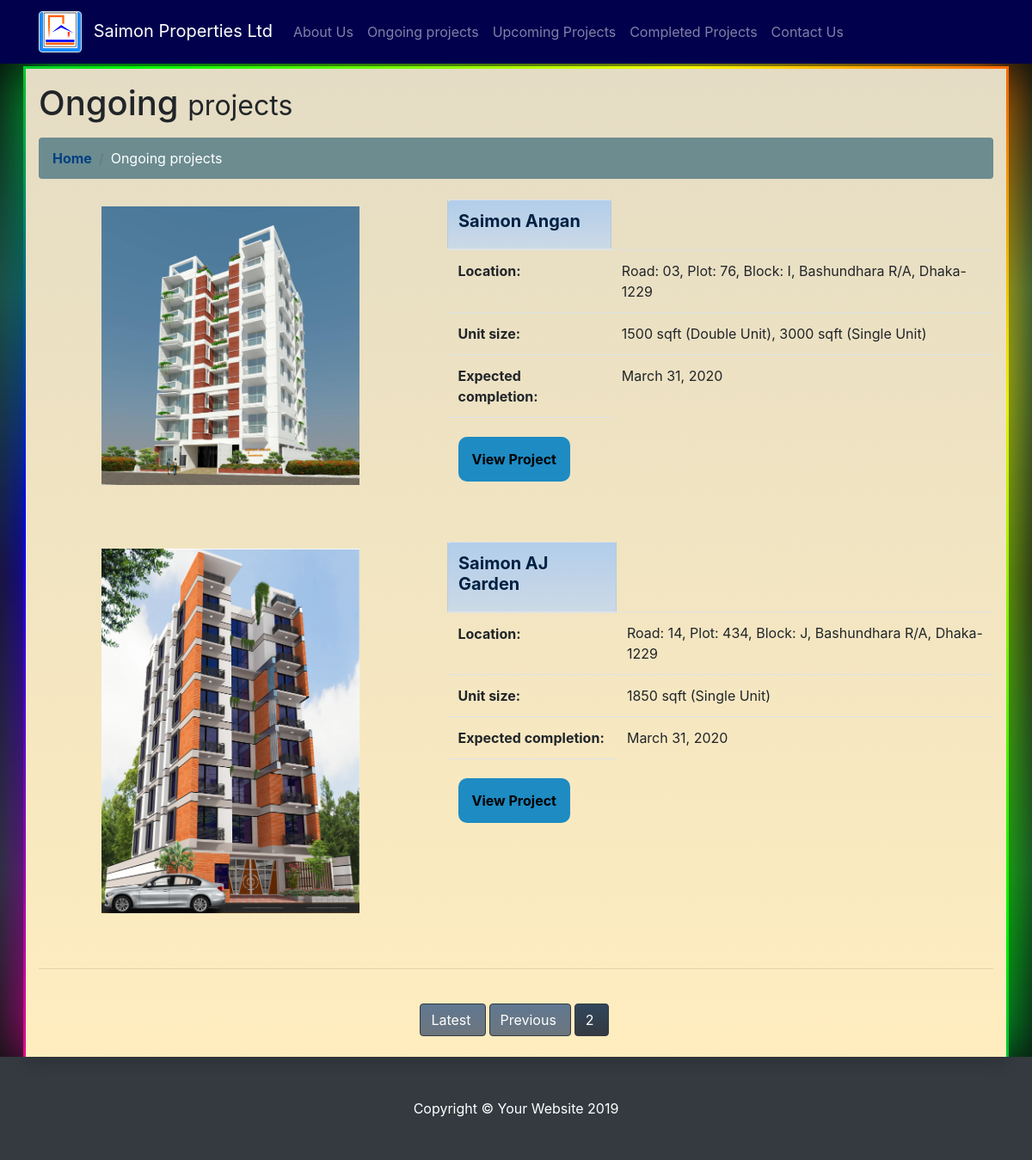
/ongoing_projects/?page=2, run on the app's committed database.
### spl_home/models.py (models this page shows, shortened)
class OnGoingProject(models.Model):#post class is a table in the db
    project_name = models.CharField(max_length=100)
    location = models.CharField(max_length=100)
    unit_size = models.CharField(max_length=100)
    expected_completion = models.DateField()
    ogp_img = models.ImageField(default='default.png', blank=True, upload_to='ongoing_project_img')
    date_posted = models.DateField(default=timezone.now)

### spl_home/views.py (the view)
# urls.py: path('ongoing_projects/', views.ongoing_projects, name="site-ongoing-projects"),
def ongoing_projects(request):
    oproject_list = ongoing_details
    paginator = Paginator(oproject_list, 2) # Show 2 contacts per page.
    page_number = request.GET.get('page')
    page_obj = paginator.get_page(page_number)
    context = {
        'title': "On Going Projects",
        'ongoing_details': ongoing_details,
        'page_obj': page_obj
    }
    return render(request, 'spl_home/ongoing_projects.html', context)

### spl_home/templates/spl_home/ongoing_projects.html (shortened to what this page needs)
{% extends "spl_home/base.html" %}
{% block content %}
  <div class="container bg-container-color shadow">
    <h1 class="mt-4 mb-3 pt-3">Ongoing
      <small>projects</small>
    </h1>
    <ol class="breadcrumb bg-dir-color text-white">
      <li class="breadcrumb-item">
        <a class="font-weight-bold text-black" href="{% url 'site-home' %}">Home</a>
      </li>
      <li class="breadcrumb-item active text-white">Ongoing projects</li>
    </ol>
    {% for page_ob in page_obj %}
    <div class="row">
      <div class="col-md-5 col-sm-12 d-flex justify-content-center">
        <a href="#">
          <img class="img-fluid rounded mb-3 mb-md-0 pb-5 pt-3" width="300px" src="{{ page_ob.ogp_img.url }}" alt="">
        </a>
      </div>
      <div class="col-md-7 pb-5 pt-2">
        <table class="table">
          <thead>
            <tr>
              <th class="alert alert-primary" scope="col"><h5 class="font-weight-bold">{{ page_ob.project_name }}</h5></th>
            </tr>
          </thead>
          <tbody>
            <tr>
              <th scope="row">Location:</th>
              <td>{{ page_ob.location }}</td>
            </tr>
            <tr>
              <th scope="row">Unit size:</th>
              <td>{{ page_ob.unit_size }}</td>
            </tr>
            <tr>
              <th scope="row">Expected completion:</th>
              <td>{{ page_ob.expected_completion }}</td>
            </tr>
            <tr>
              <th><br><a class="btnb mt-5 p-3" href="#">View Project</a></th>
            </tr>
          </tbody>
        </table>
      </div>
    </div>
    {% endfor %}
    <hr>
    <div class="d-flex justify-content-center pt-4">
      {% if page_obj.has_previous %}
        <a class="btn btn-outline-dark btn-secondary pr-3 mr-1 mb-4 bton" href="?page=1">Latest</a>
        <a class="btn btn-outline-dark btn-secondary pr-3 mr-1 mb-4 bton" href="?page={{ page_obj.previous_page_number}}">Previous</a>
      {% endif%}
      {% for num in page_obj.paginator.page_range %}
        {% if page_obj.number == num %}
            <a class="btn btn-dark pr-3 mr-1 mb-4 bton" href="?page={{ num }}">{{ num }}</a>
        {% elif num > page_obj.number|add:'-1' and num < page_obj.number|add:'1'%}
            <a class="btn btn-outline-dark pr-3 mr-1 mb-4 bton" href="?page={{ num }}">{{ num }}</a>
        {% endif %}
      {% endfor %}
    </div>
  </div>
{% endblock content %}

### spl_home/static/spl_home/css/business.css (style rules this page uses)
body { padding-top: 56px; background: linear-gradient(0deg,#000,#18392b,#191919,#204c39,#000000); }
.bton { color: white; transition: 0.5s; }
.shadow { position: relative; background: linear-gradient(0deg,#ffedbf,#e4dcc4); }
.shadow:before, .shadow:after { content:''; position: absolute; top: -3px; left: -3px; background: linear-gradient(45deg,#fb0094,#0000ff,#00ff00,#ffff00,#ff0000, #fb0094,#0000ff,#00ff00,#ffff00,#ff0000); background-size: 400%; width: calc(100% + 6px); height: calc(100% + 6px); z-index: -1; animation: animate 25s linear infinite; }
.shadow:after { filter: blur(30px); }
.btnb { border-radius: 10px; text-align: center; color: black; background: rgba(30, 139, 195, 1); }

### data on the page
OnGoingProject: ogp_img (picture), project_name "Saimon Angan", location "Road: 03, Plot: 76, Block: I, Bashundhara R/A, Dhaka-1229", unit_size "1500 sqft (Double Unit), 3000 sqft (Single Unit)", expected_completion "March 31, 2020"
OnGoingProject: ogp_img (picture), project_name "Saimon AJ Garden", location "Road: 14, Plot: 434, Block: J, Bashundhara R/A, Dhaka-1229", unit_size "1850 sqft (Single Unit)", expected_completion "March 31, 2020"

### other printed values
{{ num }} "2"
